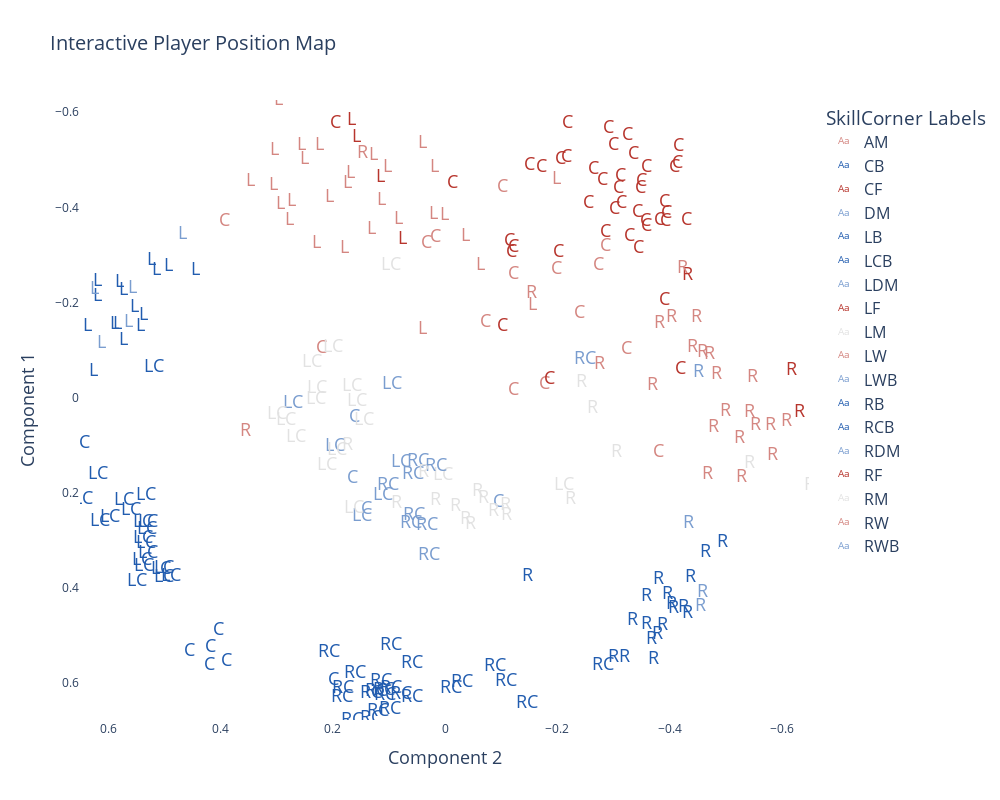

Here is the notebook cell this chart was saved with:
### Markdown cell above
Finally, we apply dimensionality reduction (e.g., MDS) to project players' position maps into a 2D space, enabling visualization and comparison of their spatial distributions. 

The following interactive Figure illustrates this, with players annotated by their SkillCorner labels and positioned according to their respective maps.

### Code cell
# Create an interactive 2D view (hover over players to see their details)
fig = position_obj.create_interactive_embedding_visualization()
fig.show()
